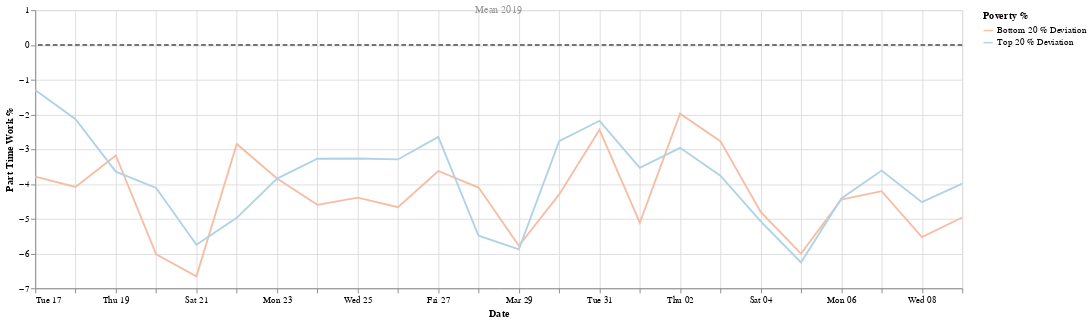

Notebook source saved alongside this figure:
### Markdown cell above
Filtering based on important dates



*   Thursday, March 19, 2020: Statewide Stay-at-Home Order Issued

### Code cell
start_date = '2020-3-16'
end_date = '2020-4-9'
df1 = apply_date_filter(df,start_date,end_date)
chart = create_chart(df1)
chart

### Figure 1 — Vega-Lite specification as saved in the notebook (floating-point values rounded to 4 significant figures)
{"config": {"view": {"continuousHeight": 300, "continuousWidth": 400}, "range": {"category": {"scheme": "redblue"}}}, "layer": [{"data": {"name": "data-48b51494ca9e263c7cc2123386267be5"}, "mark": "line", "encoding": {"color": {"type": "nominal", "field": "Poverty %"}, "x": {"type": "temporal", "field": "date", "title": "Date"}, "y": {"type": "quantitative", "field": "part_time_value", "title": "Part Time Work %"}}, "transform": [{"fold": ["Bottom 20 % Deviation", "Top 20 % Deviation"], "as": ["Poverty %", "part_time_value"]}], "width": 1000}, {"data": {"name": "data-7f3a6b86ed460c4e648f2393735a11f6"}, "mark": {"type": "rule", "color": "#757575", "size": 2, "strokeDash": [5, 3]}, "encoding": {"size": {"value": 2}, "y": {"type": "quantitative", "field": "Mean 2019"}}}, {"data": {"name": "data-d764767e7dd3b10b2c76c1355ce10ef3"}, "mark": {"type": "text", "angle": 0, "text": "Mean 2019"}, "encoding": {"opacity": {"value": 0.4}, "y": {"type": "quantitative", "field": "y"}}}], "$schema": "https://vega.github.io/schema/vega-lite/v4.8.1.json", "datasets": {"data-48b51494ca9e263c7cc2123386267be5": [{"date": "2020-03-26T00:00:00+00:00", "Top 20 %": 6.312, "Bottom 20 %": 4.939, "Top 20 % Deviation": -3.293, "Bottom 20 % Deviation": -4.666}, {"date": "2020-03-25T00:00:00+00:00", "Top 20 %": 6.338, "Bottom 20 %": 5.212, "Top 20 % Deviation": -3.267, "Bottom 20 % Deviation": -4.393}, {"date": "2020-03-20T00:00:00+00:00", "Top 20 %": 5.492, "Bottom 20 %": 3.583, "Top 20 % Deviation": -4.113, "Bottom 20 % Deviation": -6.022}, {"date": "2020-04-09T00:00:00+00:00", "Top 20 %": 5.613, "Bottom 20 %": 4.642, "Top 20 % Deviation": -3.991, "Bottom 20 % Deviation": -4.962}, {"date": "2020-03-24T00:00:00+00:00", "Top 20 %": 6.332, "Bottom 20 %": 5.007, "Top 20 % Deviation": -3.273, "Bottom 20 % Deviation": -4.598}, {"date": "2020-03-27T00:00:00+00:00", "Top 20 %": 6.96, "Bottom 20 %": 5.979, "Top 20 % Deviation": -2.644, "Bottom 20 % Deviation": -3.626}, {"date": "2020-03-22T00:00:00+00:00", "Top 20 %": 4.63, "Bottom 20 %": 6.757, "Top 20 % Deviation": -4.974, "Bottom 20 % Deviation": -2.848}, {"date": "2020-03-28T00:00:00+00:00", "Top 20 %": 4.117, "Bottom 20 %": 5.504, "Top 20 % Deviation": -5.488, "Bottom 20 % Deviation": -4.101}, {"date": "2020-04-08T00:00:00+00:00", "Top 20 %": 5.083, "Bottom 20 %": 4.081, "Top 20 % Deviation": -4.522, "Bottom 20 % Deviation": -5.524}, {"date": "2020-03-19T00:00:00+00:00", "Top 20 %": 5.96, "Bottom 20 %": 6.428, "Top 20 % Deviation": -3.645, "Bottom 20 % Deviation": -3.177}, {"date": "2020-04-01T00:00:00+00:00", "Top 20 %": 6.067, "Bottom 20 %": 4.491, "Top 20 % Deviation": -3.538, "Bottom 20 % Deviation": -5.114}, {"date": "2020-04-03T00:00:00+00:00", "Top 20 %": 5.843, "Bottom 20 %": 6.838, "Top 20 % Deviation": -3.761, "Bottom 20 % Deviation": -2.766}, {"date": "2020-04-06T00:00:00+00:00", "Top 20 %": 5.191, "Bottom 20 %": 5.154, "Top 20 % Deviation": -4.414, "Bottom 20 % Deviation": -4.451}, {"date": "2020-03-29T00:00:00+00:00", "Top 20 %": 3.724, "Bottom 20 %": 3.827, "Top 20 % Deviation": -5.88, "Bottom 20 % Deviation": -5.778}, {"date": "2020-04-04T00:00:00+00:00", "Top 20 %": 4.527, "Bottom 20 %": 4.802, "Top 20 % Deviation": -5.078, "Bottom 20 % Deviation": -4.802}, {"date": "2020-03-17T00:00:00+00:00", "Top 20 %": 8.309, "Bottom 20 %": 5.819, "Top 20 % Deviation": -1.296, "Bottom 20 % Deviation": -3.785}, {"date": "2020-04-02T00:00:00+00:00", "Top 20 %": 6.646, "Bottom 20 %": 7.629, "Top 20 % Deviation": -2.959, "Bottom 20 % Deviation": -1.976}, {"date": "2020-03-18T00:00:00+00:00", "Top 20 %": 7.469, "Bottom 20 %": 5.522, "Top 20 % Deviation": -2.135, "Bottom 20 % Deviation": -4.083}, {"date": "2020-03-31T00:00:00+00:00", "Top 20 %": 7.423, "Bottom 20 %": 7.168, "Top 20 % Deviation": -2.182, "Bottom 20 % Deviation": -2.437}, {"date": "2020-03-23T00:00:00+00:00", "Top 20 %": 5.759, "Bottom 20 %": 5.763, "Top 20 % Deviation": -3.846, "Bottom 20 % Deviation": -3.841}, {"date": "2020-03-30T00:00:00+00:00", "Top 20 %": 6.839, "Bottom 20 %": 5.305, "Top 20 % Deviation": -2.766, "Bottom 20 % Deviation": -4.299}, {"date": "2020-03-21T00:00:00+00:00", "Top 20 %": 3.857, "Bottom 20 %": 2.949, "Top 20 % Deviation": -5.747, "Bottom 20 % Deviation": -6.656}, {"date": "2020-04-07T00:00:00+00:00", "Top 20 %": 5.992, "Bottom 20 %": 5.399, "Top 20 % Deviation": -3.613, "Bottom 20 % Deviation": -4.206}, {"date": "2020-04-05T00:00:00+00:00", "Top 20 %": 3.347, "Bottom 20 %": 3.604, "Top 20 % Deviation": -6.258, "Bottom 20 % Deviation": -6.001}], "data-7f3a6b86ed460c4e648f2393735a11f6": [{"Mean 2019": 0}], "data-d764767e7dd3b10b2c76c1355ce10ef3": [{"y": 1}]}}
